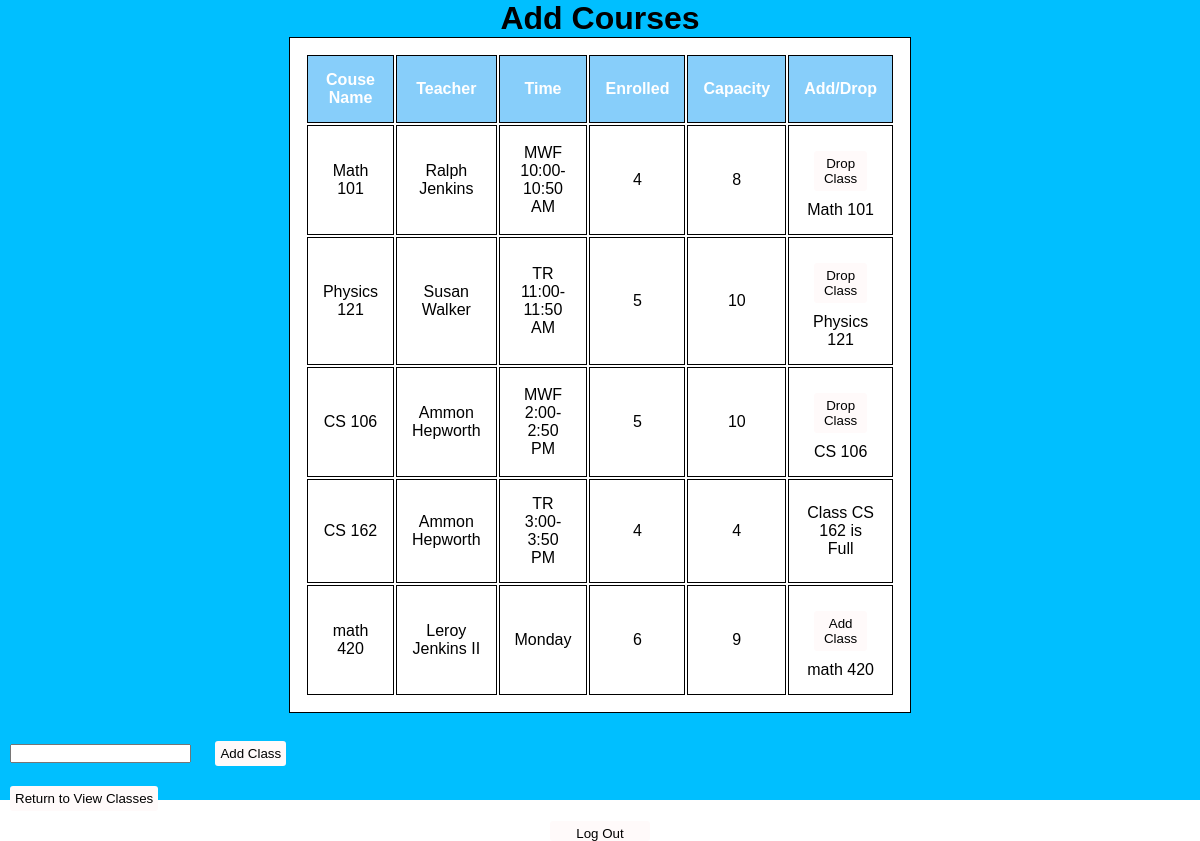
/student/courses (signed in), run on the app's committed database.
### runner.py (models this page shows, shortened)
class Courses(db.Model):
    __tablename__ = "Courses"
    class_id = db.Column(db.Integer, primary_key = True)
    class_name = db.Column(db.String, nullable = False)
    teacher = db.Column(db.String, nullable = False)
    time = db.Column(db.String, nullable = False)
    enrolled = db.Column(db.Integer, nullable = False)
    capacity = db.Column(db.Integer, nullable = False)

### runner.py (the view, shortened to what this page needs)
@app.route("/student/courses", methods=["GET", "POST"])
@login_required
def student_edit():
    enrollment = Enrollment.query.filter_by(users_id = current_user.user_id)
    enrolledClasses = []
    for course in enrollment:
        enrolledClasses.append(course.classes_id)
    return render_template('student-edit-classes.html', courses = Courses.query.all(), enrollment = enrolledClasses)

### runner.py (called while the page is built)
@login_manager.user_loader
def load_user(user_id):
    return Users.query.filter_by(user_id = user_id).first()

### templates/student-edit-classes.html (shortened to what this page needs)
<!DOCTYPE html>
<html>
    <head>
        <link rel="stylesheet" href="/static/styles.css">
    </head>
	<body>
		<div class='student_edit'>
            <h1 class = "center">Add Courses</h1>
            <table id = "availableCourses">
                <thead>
                    <tr>
                        <th>Couse Name</th>
                        <th>Teacher</th>
                        <th>Time</th>
                        <th>Enrolled</th>
                        <th>Capacity</th>
						<th>Add/Drop</th>
                    </tr>
                </thead>
                <tbody>
				{% for course in courses %}
					<tr>
						<td>{{course.class_name}}</td>
						<td>{{course.teacher}}</td>
						<td>{{course.time}}</td>
						<td>{{course.enrolled}}</td>
						<td>{{course.capacity}}</td>
						{% if course.class_id in enrollment%}
							<td>
								<button type="button" class="s_drop_class" id="s_drop_class" onclick="s_drop_class_func()">Drop Class</button>
								<p>{{course.class_name}}</p>
							</td>
						{% elif course.capacity == course.enrolled %}
							<td>Class {{course.class_name}} is Full</td>
						{% else %}
							<td>
								<button type="button" class="s_add_class" id="s_add_class" onclick="s_add_class_func()">Add Class</button>
								<p>{{course.class_name}}</p>
							</td>
						{% endif %}
					</tr>
				{% endfor %}
				</tbody>
            </table><br>
			<input type="text" id="adding_class" name="Class to Add">
			<button type="button" class = "s_add_classes" id = "s_add_classes">Add Class</button><br>
			<button type="button" class = "s_view_classes" id = "s_view_classes">Return to View Classes</button><br>
            <button type="button" class = "logout" id = "logoutStudentEdit">Log Out</button>
		</div>
	</body>
</html>

### static/styles.css (style rules this page uses)
* { margin: 0; padding: 0; font-family: sans-serif; line-height: normal; }
.center { text-align: center; }
button { padding: 5px 5px; border-radius: 3px; border: none; margin: 10px; background-color: snow; }
input { margin: 10px; }
.logout { height: 20px; width: 100px; margin: 0 auto; display: block; }
.student_edit { background-position: center; background-color: deepskyblue; width: 100%; height: 100vh; }
table, th, td { border: 1px solid black; margin-left: auto; margin-right: auto; width: 50%; padding: 15px; text-align: center; color: black; background-color:white; }
th { background-color:lightskyblue; color:white; }

### data on the page
Courses: class_name "Math 101", teacher "Ralph Jenkins", time "MWF 10:00-10:50 AM", enrolled "4", capacity "8"
Courses: class_name "Physics 121", teacher "Susan Walker", time "TR 11:00-11:50 AM", enrolled "5", capacity "10"
Courses: class_name "CS 106", teacher "Ammon Hepworth", time "MWF 2:00-2:50 PM", enrolled "5", capacity "10"
Courses: class_name "CS 162", teacher "Ammon Hepworth", time "TR 3:00-3:50 PM", enrolled "4", capacity "4"
Courses: class_name "math 420", teacher "Leroy Jenkins II", time "Monday", enrolled "6", capacity "9"
